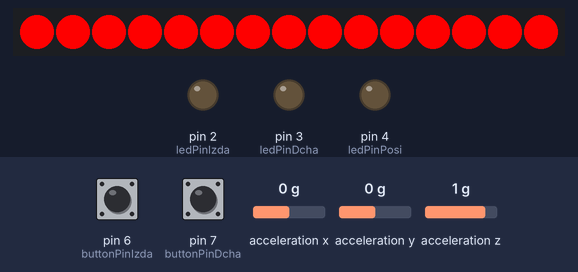
Simulated run of this sketch. Board: Arduino Uno, built with avr-gcc and run on an emulated ATmega328P. On the bench: 15 RGB LEDs in strip order, left to right, output pins drawn as LEDs (lit = HIGH). Dashed ring = blinking. The inputs (shaded band) are chosen by the test bench; at power-on: pin 6 (buttonPinIzda) LOW, pin 7 (buttonPinDcha) LOW, acceleration x 0 g, acceleration y 0 g, acceleration z 1 g. Dim RGB values are drawn brighter than linear; random numbers use the default seed unless the sketch sets one.

Above: at 1.2 s.
1.3 s: pin 6 (buttonPinIzda) pulled HIGH for 3.2 s
At 3.9 s:
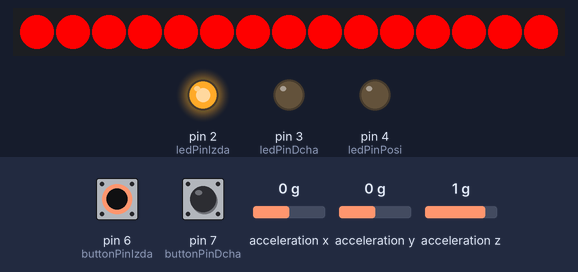
6.0 s: pin 7 (buttonPinDcha) pulled HIGH for 1 s
At 7.4 s:
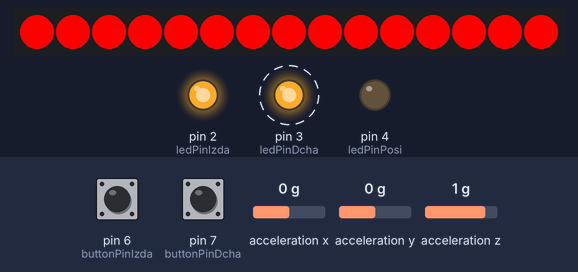
10.0 s: acceleration x set to 0.8 g
At 10.48 s:
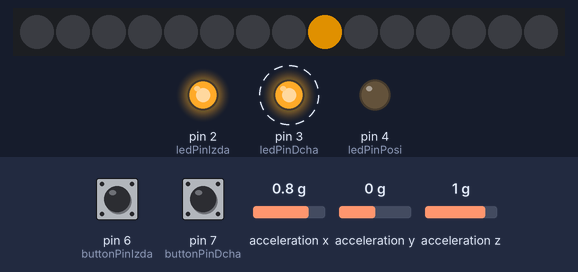
11.6 s: pin 7 (buttonPinDcha) pulled HIGH for 0.15 s
At 12.18 s:
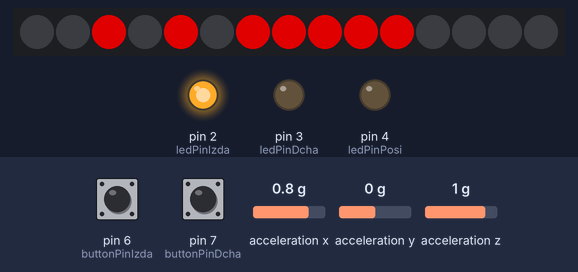
12.3 s: pin 6 (buttonPinIzda) pulled HIGH for 0.15 s
At 13.4 s:
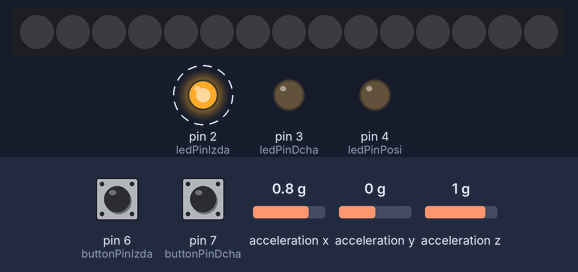
15.0 s: pin 6 (buttonPinIzda) pulled HIGH for 1 s
At 17.7 s:
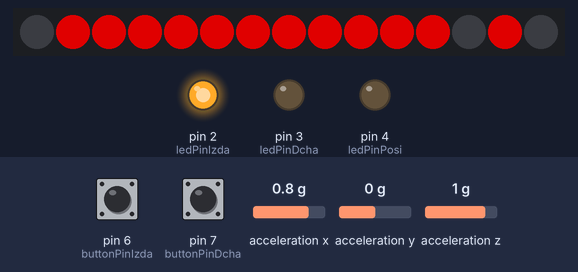
Timing chart, 0 to 18.5 s (numbered marks = the images above; inputs shaded):
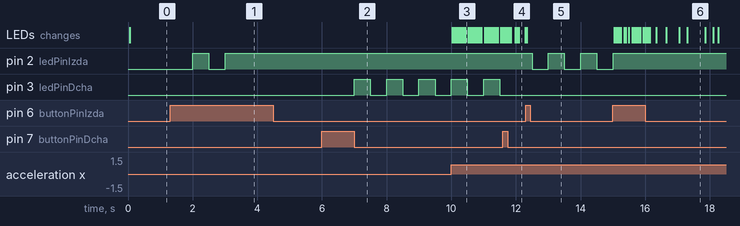

The sketch:

BicycleSignage.ino
```cpp
#include <Wire.h>

#include <Adafruit_NeoPixel.h>
#include <Adafruit_ADXL345_U.h>
#include <Adafruit_Sensor.h>


#define PIN            8
#define NUMPIXELS      15
Adafruit_NeoPixel pixels = Adafruit_NeoPixel(NUMPIXELS, PIN, NEO_GRB + NEO_KHZ800);
Adafruit_ADXL345_Unified accel = Adafruit_ADXL345_Unified(12345);
//Intermitente derecho
//intermitente Izdo
//Boton Derecho
//Boton Izdo
//Acelerometro
//Posición Neopixel
//Freno Neopixel


// constants won't change. Used here to set a pin number :
const int ledPinIzda =  2;      // the number of the LED pin intermitente Derecha
const int ledPinDcha =  3;      // the number of the LED pin intermitente Izda
const int ledPinPosi =  4;      // the number of the LED pin freno
const int ledPinFren =  5;      // the number of the LED pin
const int buttonPinIzda = 6;    // pulsador izda
const int buttonPinDcha = 7;    // pulsador Dcha


// Variables will change :
int ledStateIzda = LOW;             // ledState used to set the LED Iza apagado
int ledStateDcha = LOW;
int ledStatePosi = LOW;
int ledStateFren = LOW;
boolean boolButtonIzda = 0;
boolean boolButtonDcha = 0;
boolean semaforo = 0;
boolean boolFrena = 0;
byte indiceIzda = 15;
byte indiceDcha = 0;
byte indicePosicion = 0;


// Generally, you should use "unsigned long" for variables that hold time
// The value will quickly become too large for an int to store
unsigned long previousMillis = 0;        // will store last time LED was updated
unsigned long previousMillisNeoPixel = 0;

// constants won't change :
const int interval = 500;           // interval at which to blink (milliseconds)
const int intervalNeoPixel = 50;
/////////////////////////////////////////////////////////////////////////////////////
void setup() {
  // set the digital pin as output:
  pinMode(ledPinIzda, OUTPUT);
  pinMode(ledPinDcha, OUTPUT);
  pinMode(ledPinPosi, OUTPUT);
  pixels.begin(); // This initializes the NeoPixel library.
  //displaySetRange(ADXL345_RANGE_4_G);

}

void loop() {
   sensors_event_t event;
   accel.getEvent(&event);
   if (event.acceleration.x<2)
   {
     boolFrena = 1;
   }
   else
   {
     boolFrena = 0;
   }


  unsigned long currentMillis = millis();

  //Lee el boton Izquierdo
  if ((digitalRead(buttonPinIzda)== HIGH) and (semaforo == 0) and (boolButtonIzda == 0)) {
     boolButtonIzda = 1; // quiero encender led
     semaforo = 1; //bloqueo hasta que no suelte el bonton
  }
  if ((digitalRead(buttonPinIzda)== HIGH) and (boolButtonIzda == 1) and (semaforo == 0)) {
     boolButtonIzda = 0;  // pi apriento el boton pero esta encendido, apago y libero
     semaforo = 1; //bloqueo hasta que no suelte el bonton
  }
  if ((digitalRead(buttonPinIzda)== LOW) and (semaforo == 1)) {
     semaforo = 0; //si suelta el boton desbloqueo
  }

  //Lee el boton Dcho
  if ((digitalRead(buttonPinDcha)== HIGH) and (semaforo == 0) and (boolButtonDcha == 0)) {
     boolButtonDcha = 1; // quiero encender led
     semaforo = 1; //bloqueo hasta que no suelte el bonton
  }
  if ((digitalRead(buttonPinDcha)== HIGH) and (boolButtonDcha == 1) and (semaforo == 0)) {
     boolButtonDcha = 0;  // pi apriento el boton pero esta encendido, apago y libero
     semaforo = 1; //bloqueo hasta que no suelte el bonton
  }
  if ((digitalRead(buttonPinDcha)== LOW) and (semaforo == 1)) {
     semaforo = 0; //si suelta el boton desbloqueo
  }


  if (currentMillis - previousMillis >= interval) {
    // save the last time you blinked the LED
    previousMillis = currentMillis;
//blick intermitente izda
    if (boolButtonIzda == 1) {
        // if the LED is off turn it on and vice-versa:
      if (ledStateIzda == LOW) {
        ledStateIzda = HIGH;
      } else {
        ledStateIzda = LOW;
      }
        // set the LED with the ledState of the variable:
      digitalWrite(ledPinIzda, ledStateIzda);
    } //end led izda
//blick intermitente dcha
    if (boolButtonDcha == 1) {
        // if the LED is off turn it on and vice-versa:
      if (ledStateDcha == LOW) {
        ledStateDcha = HIGH;
      } else {
        ledStateDcha = LOW;
      }
        // set the LED with the ledState of the variable:
      digitalWrite(ledPinDcha, ledStateDcha);
    }//end ld dcha

  } //if currentmilins

  if (currentMillis - previousMillisNeoPixel >= intervalNeoPixel) {
    previousMillisNeoPixel = currentMillis;
    //si frena
        if ( boolFrena == 1 ) {
                pixels.setBrightness(250);
        	for(int i=0;i<NUMPIXELS;i++){
                    pixels.setPixelColor(i, pixels.Color(255,0,0)); // Moderately bright green color.
                    }
                    pixels.show(); // This sends the updated pixel color to the hardware.
        } else if ( boolButtonDcha == 1) {
        //  señala Dcha en orange 255,165,0,250
	        pixels.setBrightness(160);
                for(int i=0;i<NUMPIXELS;i++){
                    pixels.setPixelColor(i, pixels.Color(0,0,0)); // Moderately bright green color.
                    }
                    pixels.setPixelColor(indiceDcha, pixels.Color(255,165,0));
                    indiceDcha++;
                    if (indiceDcha == NUMPIXELS ){
                    indiceDcha = 0;
                    }
                    pixels.show(); // This sends the updated pixel color to the hardware.
        } else if ( boolButtonIzda == 1) {
        // señala Izda en orange
	        pixels.setBrightness(160);
                for(int i=0;i<NUMPIXELS;i++){
                    pixels.setPixelColor(i, pixels.Color(0,0,0)); // Moderately bright green color.
                    }
                    pixels.setPixelColor(indiceIzda, pixels.Color(255,165,0));
                    indiceDcha--;
                    if (indiceDcha == 0 ){
                    indiceDcha = NUMPIXELS;
                    }
                    pixels.show(); // This sends the updated pixel color to the hardware.
        } else {
          pixels.setBrightness(160);
          //posicion coche fantastico;
        indicePosicion = random(0, NUMPIXELS);
        pixels.setPixelColor(indicePosicion, pixels.Color(255,0,0));
        pixels.setPixelColor(6, pixels.Color(255,0,0));
        pixels.setPixelColor(7, pixels.Color(255,0,0));
        pixels.setPixelColor(8, pixels.Color(255,0,0));
        pixels.show();
        }
  }//Final IfNeopixel
}//final de todo
```

Measured:
- after the input at 1.3 s, pin 2 (ledPinIzda): LOW → HIGH after 0.70 s, → LOW 0.50 s later, → HIGH 0.50 s later
- after the input at 6.0 s, pin 3 (ledPinDcha): alternates HIGH for 0.50 s and LOW for 0.50 s, starting after 1.0 s
- after the input at 10.0 s, the LEDs: first change at once (image 3 shows a later state)
- after the input at 12.3 s, pin 2 (ledPinIzda): alternates HIGH for 0.50 s and LOW for 0.50 s, starting after 0.20 s
- after the input at 15.0 s, the LEDs: first change after 0.05 s (image 6 shows a later state)
